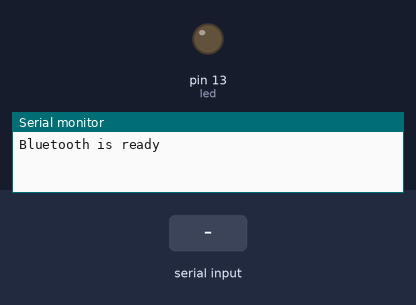
Bench run of a sketch on a simulated Arduino Uno, built with avr-gcc and run on an emulated ATmega328P. Parts: output pins drawn as LEDs (lit = HIGH), the last lines printed to the serial monitor. The test bench sets the inputs (shaded band).

Above: at 1.2 s.
1.3 s: "1" received over the second serial link
At 2.0 s:
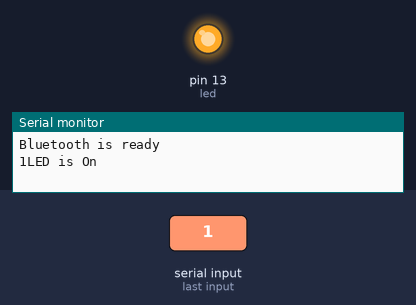
2.8 s: "2" received over the second serial link
At 3.2 s:
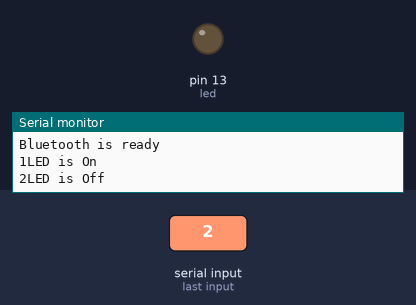
Timing chart, 0 to 5.8 s (numbered marks = the images above; inputs shaded):
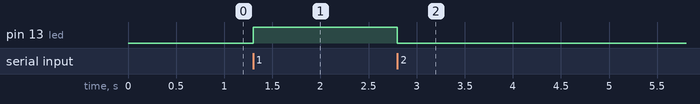

Measured:
- after the input at 1.3 s, pin 13 (led): LOW → HIGH at once
- after the input at 2.8 s, pin 13 (led): HIGH → LOW at once

The sketch:

bluetooth-2-0-module.ino
```cpp
#include <SoftwareSerial.h>
SoftwareSerial BTSerial(10,11); /* Pin 10 -->  TX, Pin 11 -->  RX */

char bluetoothData;

int led = 13;
bool ledState;

void setup()
{
    Serial.begin(9600);

    BTSerial.begin(9600);

  pinMode(led, OUTPUT);
    Serial.println("Bluetooth is ready");

}


void loop()
{
    if (BTSerial.available()) {
      bluetoothData = BTSerial.read();
      Serial.print(bluetoothData);
      if (bluetoothData == '1') {
        digitalWrite(led, HIGH);
        Serial.println("LED is On");

      }
      if (bluetoothData == '2') {
        digitalWrite(led, LOW);
        Serial.println("LED is Off");

      }

    }
    delay(100);

}
```
